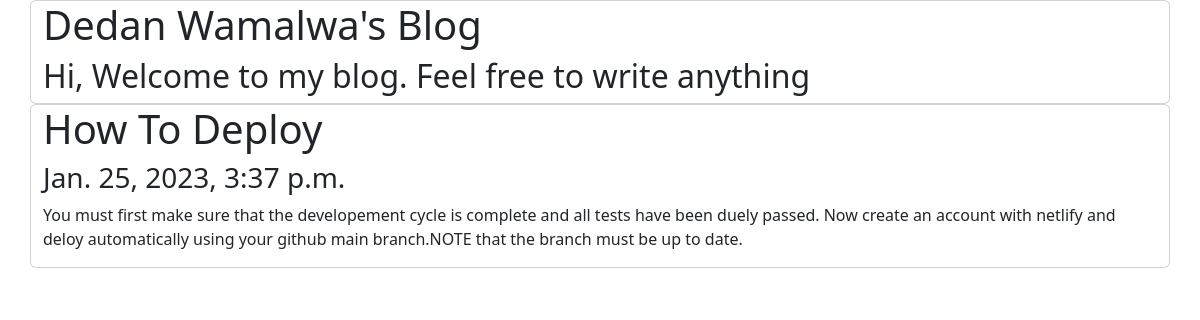
/post/1, run on the app's committed database.
### myBlogApp/models.py (models this page shows)
class Post(models.Model):
    title = models.CharField(max_length=120)
    body = models.CharField(max_length=1000000)
    created_At=models.DateTimeField(default=datetime.now, blank=True)

### myBlogApp/views.py (the view)
# urls.py: path('post/<str:pk>',views.post, name="post")
def post(request,pk):
    post = Post.objects.get(id=pk)
    return render(request,'post.html',{"post":post})

### templates/post.html (shortened to what this page needs)
{% load static %}
<html lang="en">
	<head>
		<link rel="stylesheet" href="{% static 'bootstrap/css/bootstrap.min.css' %}" />
		<link rel="stylesheet" href="{%static 'style.css'%}" />
	</head>
	<body>
		<div class="container">
			<div class="row">
                <div class="card">
					<h1>Dedan Wamalwa's Blog</h1>
					<h2>Hi, Welcome to my blog. Feel free to write anything</h2>
				</div>
				<div class="card">
					<h1>{{ post.title }}</h1>
					<h3>{{ post.created_At }}</h3>
                    <p >
                        {{ post.body }}
                    </p>
				</div>
			</div>
		</div>
	</body>
</html>

### data on the page
Post: title "How To Deploy", created_At "Jan. 25, 2023, 3:37 p.m.", body "You must first make sure that the developement cycle is complete and all tests have been duely passed. Now create an account with netlify and deloy automatically using your github main branch.NOTE that the branch must be up to date."
